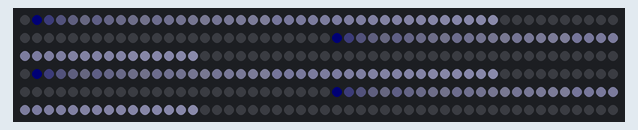
A sketch run on a simulated Arduino Uno, built with avr-gcc and run on an emulated ATmega328P. Parts: 300 RGB LEDs in strip order, left to right, continuing on the next row. Dim RGB values are drawn brighter than linear.

Above: at 0.19 s.
At 1.13 s:
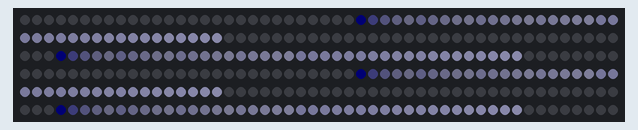
At 2.08 s:
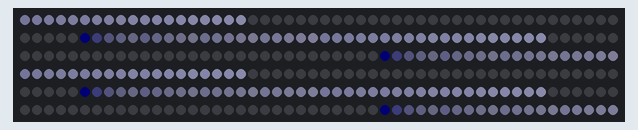
At 4.28 s:
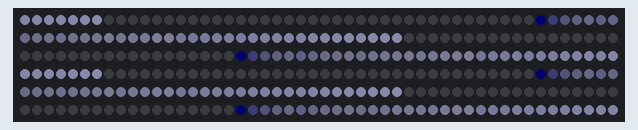
At 6.17 s:
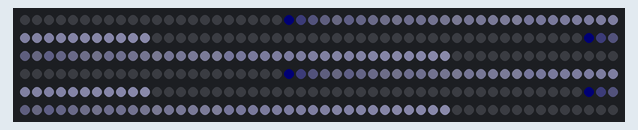
At 8.37 s:
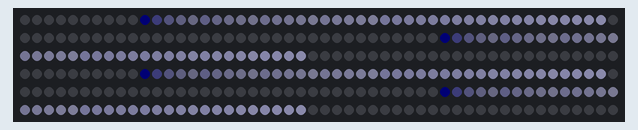

Measured:
- by itself, everything shown: repeats every 7.9 s, in 25 steps

The sketch:

lights.ino
```cpp
#include <Adafruit_NeoPixel.h>

#define PIN 4
#define LED_COUNT 300

// The strip of addressable leds.
Adafruit_NeoPixel leds = Adafruit_NeoPixel(LED_COUNT, PIN, NEO_GRB + NEO_KHZ400);

void setup() {
  leds.begin();
  leds.setBrightness(50);
}


void loop() {
  tron(40, 1, 4);
  leds.show();
}


int color_mode = 0;
void five_o() {
  for (int i = 0; i < LED_COUNT; i++) {
    if (color_mode == 0) {
      leds.setPixelColor(i, 255, 0, 0);
    } else if (color_mode == 1) {
      leds.setPixelColor(i, 0, 255, 0);
    } else {
      leds.setPixelColor(i, 0, 0, 255);
    }
  }

  delay(100);
  color_mode++;
  color_mode %= 3;
}


int n = 0;
void tron(int length, int speed, int trails) {

  for (int trail = 0; trail < trails; trail++) {
    int offset = trail * LED_COUNT / trails;

    for (int led = 0; led < length; led++) {
      int brightness = led * (255/length);
      int index = (n+led+offset) % LED_COUNT;
      leds.setPixelColor(index, brightness/1.25, brightness/1.25, brightness);
    }

    for (int off = 0; off < speed; off++) {
      int index = (n+offset+off) % LED_COUNT;
      leds.setPixelColor(index, 0, 0, 0);
    }
  }

  n += speed;
  n %= LED_COUNT;
}

void ryan() {
  for (int i = n; i < n+LED_COUNT/3; i++) {
    leds.setPixelColor(i%LED_COUNT, 255, 0, 0);
    leds.setPixelColor((i+100)%LED_COUNT, 0, 255, 0);
    leds.setPixelColor((i+200)%LED_COUNT, 0, 0, 255);
  }
  n++;
}

void circus() {
  leds.setPixelColor((n+200)%300, 255, 0, 0);
  leds.setPixelColor((n+200-2)%300, 0, 0, 0);
  leds.setPixelColor((n+100)%300, 0, 255, 0);
  leds.setPixelColor((n+100-2)%300, 0, 0, 0);
  leds.setPixelColor(n%300, 0, 0, 255);
  leds.setPixelColor((n-2)%300, 0, 0, 0);

  leds.setPixelColor((n+250)%300, 255, 255, 0);
  leds.setPixelColor((n+250-2)%300, 0, 0, 0);
  leds.setPixelColor((n+150)%300, 0, 255, 255);
  leds.setPixelColor((n+150-2)%300, 0, 0, 0);
  leds.setPixelColor((n+50)%300, 255, 0, 255);
  leds.setPixelColor((n+50-2)%300, 0, 0, 0);

  n += 2;
}

void starTrek() {
  for (int i = 0; i < 255; i++) {
    leds.setPixelColor((i+n)%LED_COUNT, i%255, i%255, i%255);
  }

  n += 2;
}

void usa() {
  for (int i = 0; i < LED_COUNT; i++) {
    leds.setPixelColor(i%300, 0, 0, 0);
  }
  for (int i = n; i < LED_COUNT+n; i+=30) {
    leds.setPixelColor(i%300, 255, 0, 0);
    leds.setPixelColor((i+10)%300, 255, 255, 255);
    leds.setPixelColor((i+20)%300, 0, 0, 255);
  }

  n++;
}

void christmas() {
  for (int i = 0; i < LED_COUNT; i+=40) {
    if (n%100 < 50){
      leds.setPixelColor(i, 255, 0, 0);
      leds.setPixelColor(i+20, 0, 255, 0);
    }
    else {
      leds.setPixelColor(i+20, 255, 0, 0);
      leds.setPixelColor(i, 0, 255, 0);
    }
  }

  n++;
}

void stoplight() {
  for (int i = 0; i < LED_COUNT; i+=30) {
    if (n%99 < 33) {
      leds.setPixelColor(i, 0, 255, 0);
      leds.setPixelColor(i+10, 255, 255, 0);
      leds.setPixelColor(i+20, 255, 0, 0);
    }
    else if (n%99 < 66) {
      leds.setPixelColor(i+10, 0, 255, 0);
      leds.setPixelColor(i+20, 255, 255, 0);
      leds.setPixelColor(i, 255, 0, 0);
    }
    else {
      leds.setPixelColor(i+20, 0, 255, 0);
      leds.setPixelColor(i, 255, 255, 0);
      leds.setPixelColor(i+10, 255, 0, 0);
    }
  }

  n++;
}

void racecar() {
  leds.setPixelColor((n/4-1)%LED_COUNT, 0, 0, 0);
  leds.setPixelColor((n/4)%LED_COUNT, 255, 0, 0);

  leds.setPixelColor((n/2-1)%LED_COUNT, 0, 0, 0);
  leds.setPixelColor((n/2)%LED_COUNT, 255, 255, 0);

  leds.setPixelColor((n-1)%LED_COUNT, 0, 0, 0);
  leds.setPixelColor((n)%LED_COUNT, 0, 255, 0);

  n++;
}

void blinky() {
  for (int i = 0; i < LED_COUNT; i+=20) {
    if (n%60 < 30) {
      leds.setPixelColor(i, 255, 0, 0);
      leds.setPixelColor(i+10, 0, 0, 255);
    }
    else {
      leds.setPixelColor(i+10, 255, 0, 0);
      leds.setPixelColor(i, 0, 0, 255);
    }
  }

  n++;
}

void primepowers() {
  for (int i = 2; i < LED_COUNT; i=i*2) {
    leds.setPixelColor(i, 0, 0, 255);
  }

  for (int i = 3; i < LED_COUNT; i=i*3) {
    leds.setPixelColor(i, 0, 255, 0);
  }

  for (int i = 5; i < LED_COUNT; i=i*5) {
    leds.setPixelColor(i, 255, 0, 0);
  }
}


void fib() {
  int a = 1;
  int b = 2;
  leds.setPixelColor(1, 255, 0, 0);
  leds.setPixelColor(2, 255, 0, 0);

  while(a+b < LED_COUNT) {
    int c = a + b;
    leds.setPixelColor(c, 255, 0, 0);
    a = b;
    b = c;
  }
}


int c_red = 255;
int c_green = 0;
int c_blue = 0;
int state = 0;
void fade() {
  for (int i = 0; i < LED_COUNT; i++) {
    leds.setPixelColor(i, c_red, c_green, c_blue);
  }

  if (c_red>=255){
    state = 0;
  }
  else if (c_green>=255) {
    state = 1;
  }
  else if (c_blue>=255) {
    state = 2;
  }

  if (state == 0){
    c_red--;
    c_green++;
  }
  else if (state == 1){
    c_green--;
    c_blue++;
  }
  else if (state == 2){
    c_red++;
    c_blue--;
  }
}
```
